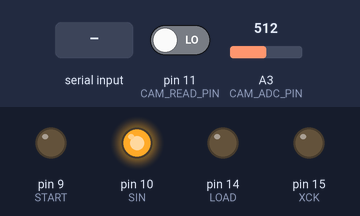
This sketch was run on a simulated Arduino Uno, built with avr-gcc and run on an emulated ATmega328P. On the bench: output pins drawn as LEDs (lit = HIGH). The test bench sets the inputs (shaded band); at power-on: pin 11 (CAM_READ_PIN) LOW, A3 (CAM_ADC_PIN) = 512. What the sketch prints to the serial monitor is not drawn.

Above: at 1.2 s.
1.3 s: byte 84 (CAM_COM_TAKE_PICTURE) received over Serial
At 2.2 s:
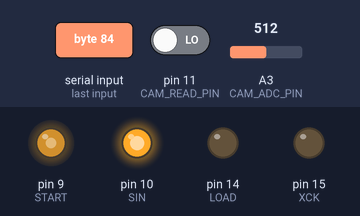
2.8 s: pin 11 (CAM_READ_PIN) driven HIGH
At 4.1 s:
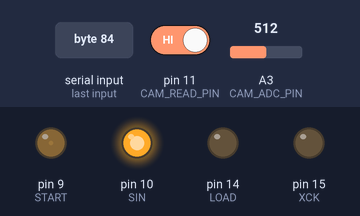
5.8 s: pin 11 (CAM_READ_PIN) driven LOW
At 6.4 s:
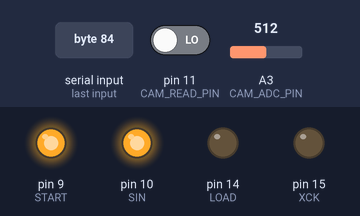
7.3 s: "1" received over Serial
8.8 s: byte 63 (CAM_COM_PING) received over Serial
Timing chart, 0 to 11.3 s (numbered marks = the images above; inputs shaded):
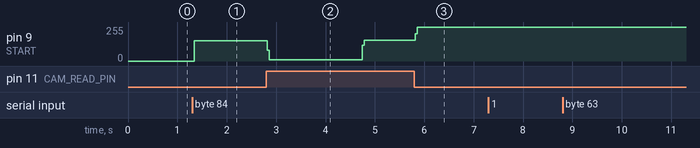

Measured:
- after the input at 1.3 s, pin 9 (START): 0/255 → 153/255 at once
- after the input at 2.8 s, pin 9 (START): 153/255 → 10/255 at once, → 154/255 1.9 s later
- after the input at 5.8 s, pin 9 (START): 154/255 → 255/255 at once
- after the input at 7.3 s, every drawn part: stays the same
- after the input at 8.8 s, every drawn part: stays the same

The sketch:

gbcam_feather.ino
```cpp
/*

    Interfacing Gameboy Camera with Addafruit Feather 32u4,
    created by goatspit, March 17, 2017.

    This was forked from https://github.com/shimniok/avr-gameboy-cam,
    original Gameboy Camera Code by Laurent Saint-Marcel (lstmarcel@yahoo.fr).

    Modified and adapted for the Adafruit Feather 32u4 board by goatspit.

*/

/* ------------------------------------------------------------------------ */
/* HOW TO CONNECT THE GAME BOY CAMERA                                       */
/* ------------------------------------------------------------------------ */
/*

  READ  -- 11, PB7
  XCK   -- 15, PB1
  XRST  -- 16, PB2
  LOAD  -- 14, PB3
  SIN   -- 10, PB6
  START --  9, PB5
  VOUT  -- A3, PF4

 */

/* ------------------------------------------------------------------------ */
/* INCLUDES                                                                 */
/* ------------------------------------------------------------------------ */

#include <avr/interrupt.h>
#include <avr/io.h>
#include <compat/deprecated.h>

#include "cam.h"
#include "camCom.h"

/* ------------------------------------------------------------------------ */
/* DEFINES                                                                  */
/* ------------------------------------------------------------------------ */

#define CAM_DATA_PORT     PORTB
#define CAM_DATA_DDR      DDRB
#define CAM_READ_PIN      11

// CAM_DATA_PORT
#define CAM_READ_BIT  7
#define CAM_SIN_BIT   6
#define CAM_START_BIT 5
#define CAM_LOAD_BIT  3
#define CAM_RESET_BIT 2
#define CAM_CLOCK_BIT 1
#define CAM_ADC_PIN   A3

// Define end of row of obj/img buffers for pointer math
#define THEEND (2*128-1)

#define FALSE 0
#define TRUE 1

/* ------------------------------------------------------------------------ */
/* GLOBALS                                                                  */
/* ------------------------------------------------------------------------ */

unsigned char camReg[8]={ 0x80, 0x03, 0x00, 0x30, 0x01, 0x00, 0x01, 0x21 };

unsigned char camMode       = CAM_MODE_STANDARD;
unsigned char camClockSpeed = 0x0A;
unsigned char camPixMin =0;
unsigned char camPixMax =0xFF;


/* ------------------------------------------------------------------------ */
/* MACROS                                                                   */
/* ------------------------------------------------------------------------ */

#define Serialwait()   while (Serial.available() == 0) ;

int dataIn;
int dataOut;
boolean dataReady;
unsigned char reg;


/* ------------------------------------------------------------------------ */
/* Initialize all components                                                */
/* ------------------------------------------------------------------------ */
void setup()
{
  dataReady = false;
	Serial.begin(115200);
	camInit();
	/* enable interrupts */
	sei();
}

/* ------------------------------------------------------------------------ */
/* Program entry point                                                      */
/* ------------------------------------------------------------------------ */
void loop()
{
  while (Serial.available() == 0)
    delay(50);
  dataIn = Serial.read();
  switch (dataIn) {
    case CAM_COM_PING:
      dataOut = CAM_COM_PONG;
      Serial.write(CAM_COM_PONG);
      break;
    case CAM_COM_TAKE_PICTURE:
      // Send 8 camera registers
      camReset();
      camSetRegisters();
      camReadPicture(true);
      camReset();
      break;
    case CAM_COM_SET_REGISTERS:
      Serialwait();
      camStoreReg(0, Serial.read());
      Serialwait();
      camStoreReg(1, Serial.read());
      Serialwait();
      camStoreReg(2, Serial.read());
      Serialwait();
      camStoreReg(3, Serial.read());
      Serialwait();
      camStoreReg(4, Serial.read());
      Serialwait();
      camStoreReg(5, Serial.read());
      Serialwait();
      camStoreReg(6, Serial.read());
      Serialwait();
      camStoreReg(7, Serial.read());
      Serialwait();
      Serial.write(CAM_COM_GOT_REGISTERS);
      break;
    default:
      Serial.write(CAM_COM_ERROR);
      break;
  } // switch-case

} // loop


// Delay used between each signal sent to the AR (four per xck cycle).
void camStepDelay() {
  	unsigned char u=camClockSpeed;
	while(u--) {__asm__ __volatile__ ("nop");}
}
// Set the clock signal Low
inline void camClockL()
{
	cbi(CAM_DATA_PORT, CAM_CLOCK_BIT);
}
// Set the clock signal High
inline void camClockH()
{
	sbi(CAM_DATA_PORT, CAM_CLOCK_BIT);
}


// Initialise the IO ports for the camera
void camInit()
{
  pinMode(11, INPUT);   // READ
  pinMode(15, OUTPUT);  // XCK
  pinMode(16, OUTPUT);  // XRST
  pinMode(14, OUTPUT); // LOAD
  pinMode(10, OUTPUT); // SIN
  pinMode(9, OUTPUT); // START

  cbi(CAM_DATA_PORT, CAM_CLOCK_BIT);
  sbi(CAM_DATA_PORT, CAM_RESET_BIT);  // Reset is active low
  cbi(CAM_DATA_PORT, CAM_LOAD_BIT);
  cbi(CAM_DATA_PORT, CAM_START_BIT);
  cbi(CAM_DATA_PORT, CAM_SIN_BIT);
}


// Sends a 'reset' pulse to the AR chip.
// START:  XCK Rising Edge
// FINISH: XCK Just before Falling Edge
void camReset()
{
  camClockH(); // clock high
  camStepDelay();
  camStepDelay();

  camClockL(); // clock low
  camStepDelay();
  cbi(CAM_DATA_PORT, CAM_RESET_BIT);
  camStepDelay();

  camClockH(); // clock high
  camStepDelay();
  sbi(CAM_DATA_PORT, CAM_RESET_BIT);
  camStepDelay();
}


// locally set the value of a register but do not set it in the AR chip. You
// must run camSendRegisters1 to write the register value in the chip
void camStoreReg(unsigned char reg, unsigned char data)
{
  camReg[reg] = data;
}

// Reset the camera and set the camera's 8 registers
// from the locally stored values (see camStoreReg)
void camSetRegisters(void)
{
  for(reg=0; reg<8; ++reg) {
    camSetReg(reg, camReg[reg]);
  }
}

// Sets one of the 8 8-bit registers in the AR chip.
// START:  XCK Falling Edge
// FINISH: XCK Just before Falling Edge
void camSetReg(unsigned char regaddr, unsigned char regval)
{
  unsigned char bitmask;

  // Write 3-bit address.
  for(bitmask = 0x4; bitmask >= 0x1; bitmask >>= 1){
    camClockL();
    camStepDelay();
    // ensure load bit is cleared from previous call
    cbi(CAM_DATA_PORT, CAM_LOAD_BIT);
    // Set the SIN bit
    if(regaddr & bitmask)
      sbi(CAM_DATA_PORT, CAM_SIN_BIT);
    else
      cbi(CAM_DATA_PORT, CAM_SIN_BIT);
    camStepDelay();

    camClockH();
    camStepDelay();
    // set the SIN bit low
    cbi(CAM_DATA_PORT, CAM_SIN_BIT);
    camStepDelay();
  }

  // Write 7 most significant bits of 8-bit data.
  for(bitmask = 128; bitmask >= 1; bitmask>>=1){
    camClockL();
    camStepDelay();
    // set the SIN bit
    if(regval & bitmask)
      sbi(CAM_DATA_PORT, CAM_SIN_BIT);
    else
      cbi(CAM_DATA_PORT, CAM_SIN_BIT);
    camStepDelay();
    // Assert load at rising edge of xck
    if (bitmask == 1)
      sbi(CAM_DATA_PORT, CAM_LOAD_BIT);
    camClockH();
    camStepDelay();
    // reset the SIN bit
    cbi(CAM_DATA_PORT, CAM_SIN_BIT);
    camStepDelay();
  }
}

void printHeaderToSerial() {
  Serial.println("P2");
  Serial.println("128 128");
  Serial.println("255");
}


// Take a picture, read it and send it through the serial port.

// START:  XCK Falling Edge
// FINISH: XCK Just before Rising Edge
void camReadPicture(boolean getPixels)
{
  // Camera START sequence
  camClockL();
  camStepDelay();
  // ensure load bit is cleared from previous call
  cbi(CAM_DATA_PORT, CAM_LOAD_BIT);
  // START rises before xck
  sbi(CAM_DATA_PORT, CAM_START_BIT);
  camStepDelay();

  camClockH();
  camStepDelay();
  // start valid on rising edge of xck, so can drop now
  cbi(CAM_DATA_PORT, CAM_START_BIT);
  camStepDelay();

  camClockL();
  camStepDelay();
  camStepDelay();

  // Wait for READ to go high
  while (1) {
    camClockH();
    camStepDelay();
    // READ goes high with rising XCK
    if (digitalRead(CAM_READ_PIN) == HIGH)
      break;
    camStepDelay();

    camClockL();
    camStepDelay();
    camStepDelay();
  }

  camStepDelay();

  // Read pixels from cam until READ signal is low again

  // Set registers while reading the first 11-ish pixels
  // The camera seems to be spitting out 128x128 even though the final 5 rows are junk
  // printHeaderToSerial();

  for (size_t y = 0; y < 123; y++) {
    for (size_t x = 0; x < 128; x++) {

      camClockL();
      camStepDelay();
      // get the next pixel, buffer it, and send it out over serial
      uint8_t pixel = analogRead(CAM_ADC_PIN) >> 2;
      if (getPixels) {
        Serial.write(pixel);
      }
      camClockH();
      camStepDelay();
    } // end for x
  } // end for y

  // Go through the remaining rows
  while ( digitalRead(CAM_READ_PIN) == HIGH ) {
    camClockL();
    camStepDelay();
    camStepDelay();
    camClockH();
    camStepDelay();
    camStepDelay();
  }

  camClockL();
  camStepDelay();
  camStepDelay();
  Serial.print('\0');
}
```

cam.h
```cpp
/**
 * @file       cam.c
 * @brief      gameboy camera interface for AT90S4433
 *
 * @author     Laurent Saint-Marcel (lstmarcel@yahoo.fr)
 * @date       2005/07/05
 */

#ifndef __CAM_H__
#define __CAM_H__

/* ------------------------------------------------------------------------ */
/* TYPEDEFS                                                                 */
/* ------------------------------------------------------------------------ */

typedef unsigned char coord;
typedef unsigned char objindex;

typedef struct {
  unsigned char exists;
  coord left, right, top, bottom; /* bounding box */
} object;

/* ------------------------------------------------------------------------ */
/* FUNCTIONS                                                                */
/* ------------------------------------------------------------------------ */

/**
 * @brief Initialise the IO ports for the camera
 */
void camInit(void);

/**
 * @brief Send reset sequence to the camera
 */
void camReset(void);

/**
 * @brief Send register data to camera
 */
void camSetReg(unsigned char regaddr, unsigned char regval);

/**
 * @brief Take a picture, read it and send it trhough the serial port.
 */
void camReadPicture(void);

/**
 * @brief "delete" object from object array
 */
void delobj(objindex index);

/**
 * @brief "add" object from object array; calculate bounding box
 */
void addobj(objindex index, coord x, coord y);

/**
 * @brief print list of existing objects
 */
void printobj(void);

#endif
```

camCom.h
```cpp
/**
 * @file       camCom.h
 * @brief      Communication protocol for the gameboy camera
 *
 * @author     Laurent Saint-Marcel (lstmarcel@yahoo.fr)
 * @date       2005/05/5
 */

#ifndef __CAM_COM_H__
#define __CAM_COM_H__

#define TWI_CAMERA 0x01 // TWI (I2C) address of the camera

// orders from PC -> ATMEL
#define CAM_COM_PING            '?'
#define CAM_COM_SET_REGISTERS   'R'
#define CAM_COM_TAKE_PICTURE    'T'
#define CAM_COM_GET_OBJECTS     'O'
#define CAM_COM_SET_MODE        'M'
#define CAM_COM_SET_MIN_MAX     'X'
#define CAM_COM_SET_CLOCK_SPEED 'C'

// answers from ATMEL -> PC
#define CAM_COM_PONG            '!'
#define CAM_COM_GOT_REGISTERS   'K'
#define CAM_COM_SEND_START      'S'
#define CAM_COM_START_READ      'R'
#define CAM_COM_OBJECTS         'O'
#define CAM_COM_STOP_READ       'E'
#define CAM_COM_ERROR           'X'


// modes of the camera
#define CAM_MODE_STANDARD       0x20 // send one byte per pixel = 128*128 bytes data = [0x01:0xFF]
#define CAM_MODE_NO_PIC         0x21 // do not send the picture
#define CAM_MODE_ONE_BIT        0x22 // send a black&white picture, every pixel is sent one 1 bit
#define CAM_MODE_TWO_PIX        0x23 // one pix=4 bytes
#define CAM_MODE_ONE_OVER_FOUR  0x24 // send one pixel over 4 => image size = 64*64

#endif
```
